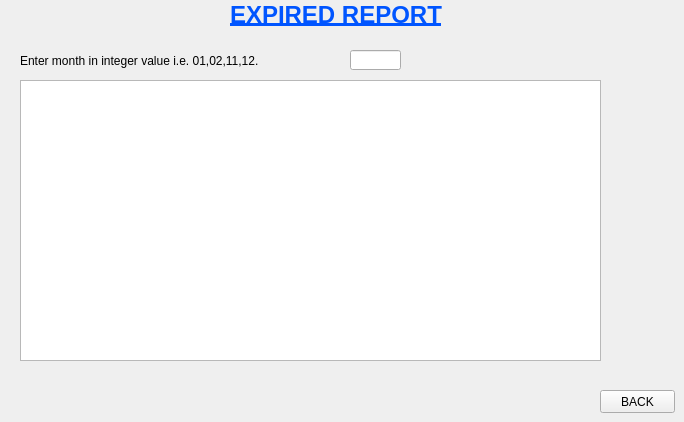
    <widget class="QWidget" name="SEARCH_EXPIRED">
     <widget class="QLineEdit" name="search_line_edit">
      <property name="geometry">
       <rect>
        <x>350</x>
        <y>50</y>
        <width>51</width>
        <height>20</height>
       </rect>
      </property>
      <property name="text">
       <string/>
      </property>
     </widget>
     <widget class="QLabel" name="enterMonthLabel">
      <property name="geometry">
       <rect>
        <x>20</x>
        <y>50</y>
        <width>311</width>
        <height>21</height>
       </rect>
      </property>
      <property name="text">
       <string>Enter month in integer value i.e. 01,02,11,12.</string>
      </property>
     </widget>
     <widget class="QTextBrowser" name="Output_ExpiredMembers">
      <property name="geometry">
       <rect>
        <x>20</x>
        <y>80</y>
        <width>581</width>
        <height>281</height>
       </rect>
      </property>
     </widget>
     <widget class="QPushButton" name="backButton_search">
      <property name="geometry">
       <rect>
        <x>600</x>
        <y>390</y>
        <width>75</width>
        <height>23</height>
       </rect>
      </property>
      <property name="text">
       <string>BACK</string>
      </property>
     </widget>
     <widget class="QLabel" name="label_4">
      <property name="geometry">
       <rect>
        <x>230</x>
        <y>0</y>
        <width>421</width>
        <height>31</height>
       </rect>
      </property>
      <property name="text">
       <string>&lt;html&gt;&lt;head/&gt;&lt;body&gt;&lt;p&gt;&lt;span style=&quot; font-size:18pt; font-weight:600; text-decoration: underline; color:#0055ff;&quot;&gt;EXPIRED REPORT&lt;/span&gt;&lt;/p&gt;&lt;/body&gt;&lt;/html&gt;</string>
      </property>
     </widget>
    </widget>
